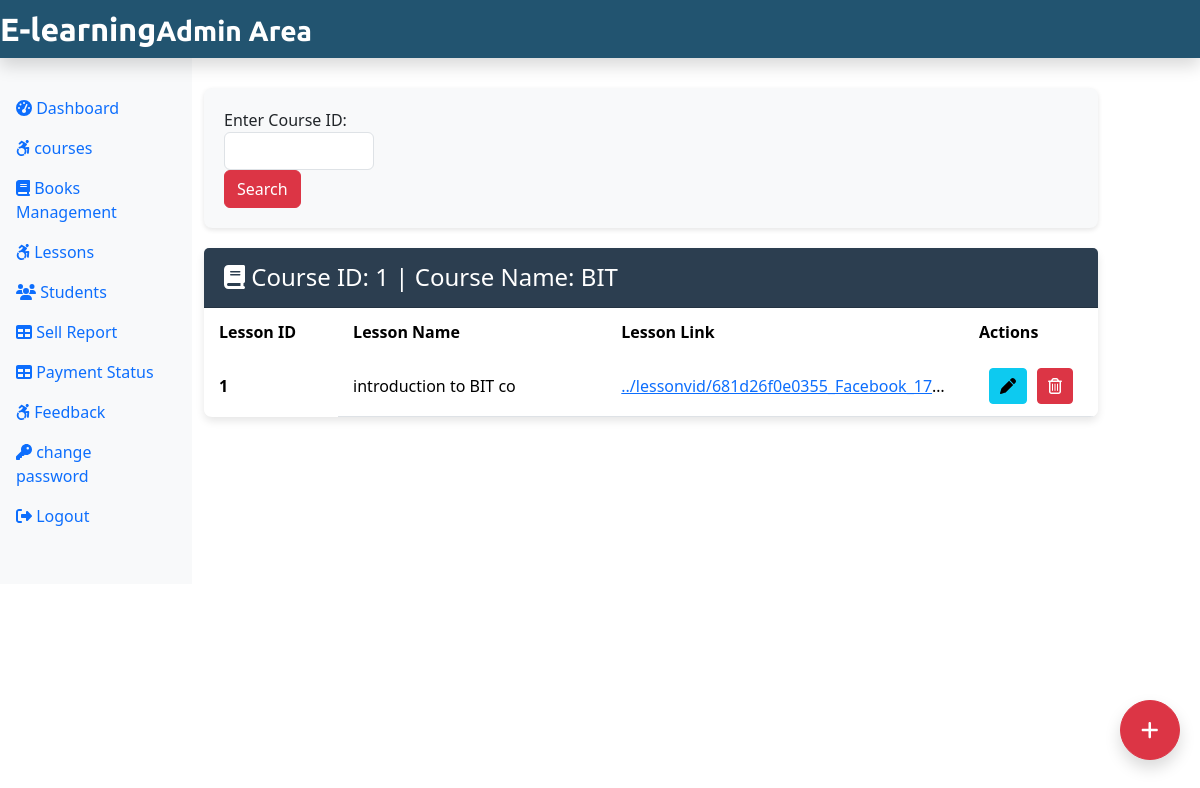
The app's page /admin/lessons.php?checkid=1 (signed in) with its own data.
### tables this page shows
CREATE TABLE `course` (
  `course_id` int(11) NOT NULL,
  `course_name` text NOT NULL,
  `course_desc` text NOT NULL,
  `course_author` varchar(255) NOT NULL,
  `course_img` text NOT NULL,
  `course_duration` text NOT NULL,
  `course_price` text NOT NULL,
  `course_original_price` text NOT NULL
);

CREATE TABLE `lesson` (
  `lesson_id` int(11) NOT NULL,
  `lesson_name` text NOT NULL,
  `lesson_desc` text NOT NULL,
  `lesson_link` text NOT NULL,
  `course_id` int(11) NOT NULL,
  `course_name` text NOT NULL
);

### admin/lessons.php (the view, shortened to what this page needs)
<?php
include("./admininclude/header.php");
include("../dbconnection.php");
?>
<div class="col-sm-9 mt-5">
    <div class="row">
        <div class="col-sm-12">
            <div class="search-container">
                <form action="" method="GET" class="form-inline">
                    <div class="form-group mr-3">
                        <label for="checkid" class="mr-2">Enter Course ID:</label>
                        <input type="text" class="form-control" id="checkid" name="checkid" style="width: 150px;">
                    </div>
                    <button type="submit" class="btn btn-danger">Search</button>
                </form>
            </div>
            <?php
            if(isset($_REQUEST['checkid'])) {
                $course_id = $_REQUEST['checkid'];
                $sql = "SELECT course_id, course_name FROM course WHERE course_id = ?";
                $stmt = $conn->prepare($sql);
                $stmt->bind_param("i", $course_id);
                $stmt->execute();
                $result = $stmt->get_result();
                if($result->num_rows > 0) {
                    $row = $result->fetch_assoc();
                    ?>
                    <div class="card course-card">
                        <div class="card-header course-header">
                            <h4 class="mb-0">
                                <i class="fas fa-book mr-2"></i>
                                Course ID: <?php echo htmlspecialchars($row['course_id']); ?>
                                | Course Name: <?php echo htmlspecialchars($row['course_name']); ?>
                            </h4>
                        </div>
                        <div class="card-body p-0">
                            <?php
                            $sql = "SELECT * FROM lesson WHERE course_id = ?";
                            $stmt = $conn->prepare($sql);
                            $stmt->bind_param("i", $course_id);
                            $stmt->execute();
                            $result = $stmt->get_result();
                            if($result->num_rows > 0) {
                                echo '<div class="table-responsive">
                                        <table class="table table-hover mb-0">
                                            <thead>
                                                <tr>
                                                    <th width="15%">Lesson ID</th>
                                                    <th width="30%">Lesson Name</th>
                                                    <th width="40%">Lesson Link</th>
                                                    <th width="15%">Actions</th>
                                                </tr>
                                            </thead>
                                            <tbody>';
                                while($lesson = $result->fetch_assoc()) {
                                    echo '<tr>
                                            <th scope="row">'.htmlspecialchars($lesson["lesson_id"]).'</th>
                                            <td>'.htmlspecialchars($lesson["lesson_name"]).'</td>
                                            <td class="text-truncate">
                                                <a href="'.htmlspecialchars($lesson["lesson_link"]).'" target="_blank" title="'.htmlspecialchars($lesson["lesson_link"]).'">
                                                    '.htmlspecialchars($lesson["lesson_link"]).'
                                                </a>
                                            </td>
                                            <td class="text-center">
                                                <form action="editlesson.php" method="POST" class="d-inline">
                                                    <input type="hidden" name="id" value="'.htmlspecialchars($lesson["lesson_id"]).'">
                                                    <button type="submit" class="btn btn-info btn-action" name="view" value="view" title="Edit">
                                                        <i class="fas fa-pen"></i>
                                                    </button>
                                                </form>
                                                <form action="" method="POST" class="d-inline">
                                                    <input type="hidden" name="id" value="'.htmlspecialchars($lesson["lesson_id"]).'">
                                                    <button type="submit" class="btn btn-danger btn-action" name="delete" value="Delete" title="Delete"
                                                        onclick="return confirm(\'Are you sure you want to delete this lesson?\')">
                                                        <i class="far fa-trash-alt"></i>
                                                    </button>
                                                </form>
                                            </td>
                                        </tr>';
                                }
                                echo '</tbody>
                                    </table>
                                </div>';
                            } else {
                                echo '<div class="alert alert-info m-3">No lessons found for this course.</div>';
                            }
                            ?>
                        </div>
                    </div>
                    <?php
                } else {
                    echo '<div class="alert alert-dark mt-4" role="alert">Course not found!</div>';
                }
            }
            ?>
        </div>
    </div>
</div>
<?php
if(isset($_SESSION['course_id'])) {
    echo '<div class="fixed-action-btn">
            <a class="btn btn-danger box rounded-circle shadow" href="./addLesson.php" title="Add New Lesson">
                <i class="fas fa-plus fa-lg"></i>
            </a>
        </div>';
}
?>
<?php
include("./admininclude/footer.php");
?>

### css/adminstyle1.css (style rules this page uses)
.box { position: fixed; bottom: 10px; right: 20px; margin-bottom: 30px; }

### admin/lessons.php (style rules this page uses)
.search-container { background-color: #f8f9fa; padding: 20px; border-radius: 8px; margin-bottom: 20px; box-shadow: 0 2px 5px rgba(0,0,0,0.1); }
.course-card { border: none; border-radius: 8px; box-shadow: 0 4px 8px rgba(0,0,0,0.1); margin-bottom: 30px; }
.course-header { background-color: #2c3e50; color: white; border-radius: 8px 8px 0 0; padding: 15px 20px; }
.table-responsive { border-radius: 0 0 8px 8px; overflow: hidden; }
.table thead { background-color: #4e73df; color: white; }
.table th { border: none; }
.table td, .table th { vertical-align: middle; padding: 12px 15px; }
.text-truncate { max-width: 300px; white-space: nowrap; overflow: hidden; text-overflow: ellipsis; }
.btn-action { padding: 5px 10px; border-radius: 4px; margin: 0 3px; }
.fixed-action-btn { position: fixed; bottom: 30px; right: 30px; z-index: 1000; }
.box { width: 60px; height: 60px; display: flex; align-items: center; justify-content: center; box-shadow: 0 4px 8px rgba(0,0,0,0.2); transition: all 0.3s; }

### records on screen
course: course_id "1", course_name "BIT"
lesson: lesson_id "1", lesson_name "introduction to BIT co", lesson_link "../lessonvid/681d26f0e0355_Facebook_17…"
